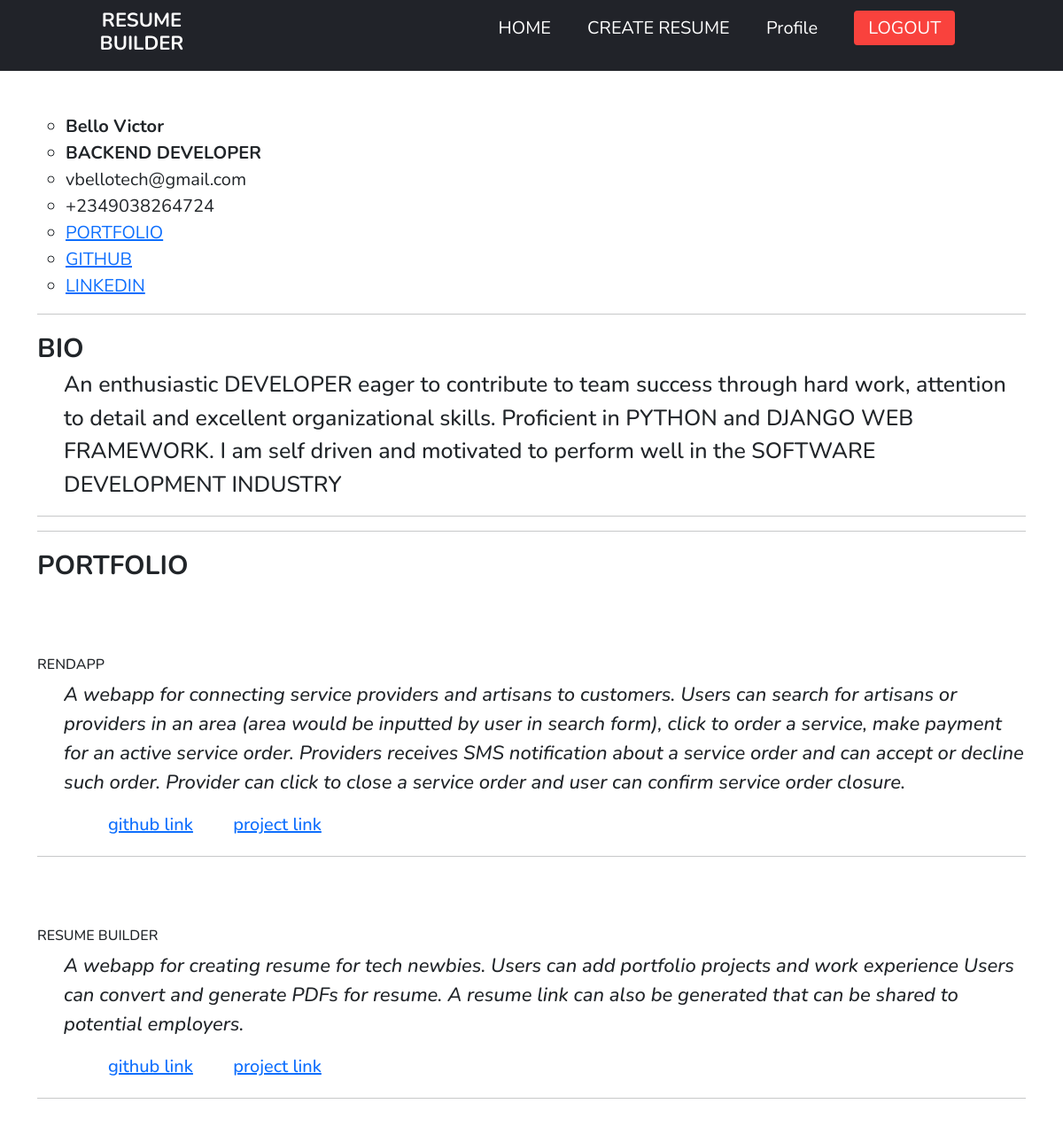
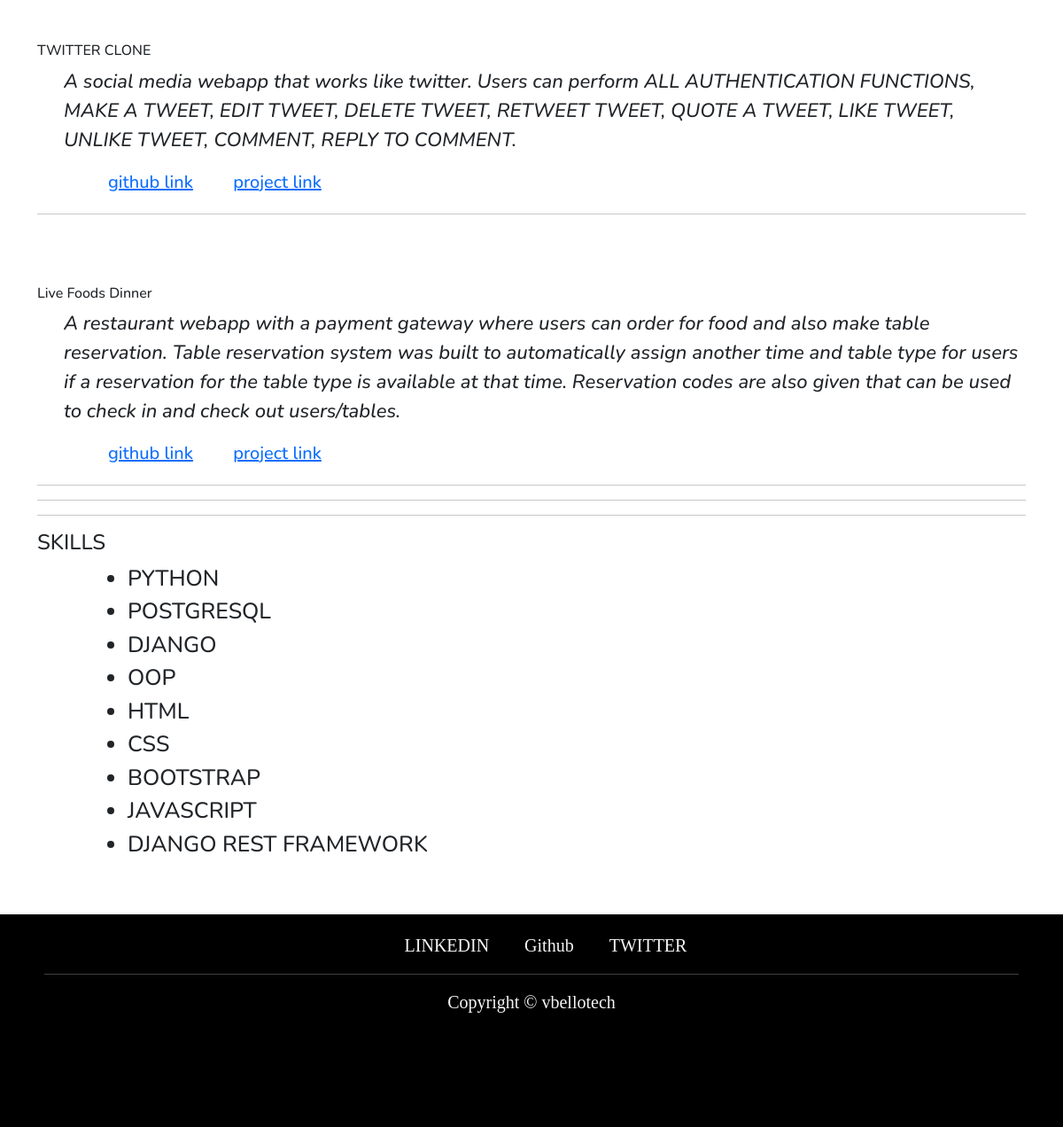
Screenshot of /resume/vbelloresume/BACKEND DEVELOPER/dayssktafnaiwnfksh1a/ with the database file from the repository (2 pictures, top to bottom).
### resume/models.py (models this page shows, shortened)
class Resume(models.Model):
    user = models.ForeignKey('auth.user', on_delete=models.CASCADE)
    name = models.CharField(max_length=60)
    resume_link = models.URLField(blank=True, null=True)
    skills = models.ManyToManyField("Tech", related_name="techskill", blank=True)
    slug = models.SlugField(default=create_code())

class Userprofile(models.Model):
    user = models.OneToOneField('auth.user', on_delete=models.CASCADE)
    phone = PhoneNumberField(blank=True, null=True)
    bio = models.TextField(blank=True, null=True)
    portfolio = models.URLField(blank=True, null=True)
    github = models.URLField(blank=True, null=True)
    linkedin = models.URLField(blank=True, null=True)
    has_profile = models.BooleanField(default=False, blank=True, null=True)
    created_date = models.DateTimeField(default=timezone.now)

class Project(models.Model):
    user = models.ForeignKey('auth.user', on_delete=models.CASCADE)
    resume = models.ForeignKey('Resume', related_name="resume", null=True, on_delete=models.CASCADE)
    name = models.CharField(max_length=60)
    description = models.CharField(max_length=250, blank=False, null=False)
    github = models.URLField(blank=True, null=True)
    link = models.URLField(blank=True, null=True)
    date_added = models.DateTimeField(default=timezone.now)

class Tech(models.Model):
    name = models.CharField(max_length=150, unique=True)
    type = models.CharField(max_length=200, choices=Type_chioce, blank=True, null=True)

### resume/views.py (the view)
# urls.py: path('resume/<str:user>/<str:name>/<str:slug>/', ResumeView.as_view(), name="resume"),
class ResumeView(View):
    def get(self, request, user, name, slug,  *args, **kwargs):
        resume = Resume.objects.get(slug=slug, name=name)
        mainuser = User.objects.get(username=resume.user.username)
        userprofile = Userprofile.objects.get(user=resume.user)
        project = Project.objects.filter(resume=resume)
        work = Work.objects.filter(resume=resume)
        education = Education.objects.filter(resume=resume)
        context =  {
            'user':mainuser,
            'userp':userprofile,
            'resume':resume,
            'projects':project,
            'works':work,
            'education':education,
        }
        return render (self.request, 'resume/resumeview.html', context)

### templates/resume/resumeview.html (shortened to what this page needs)
{% extends 'base.html' %}
{% load static %}
{% block content %}
<br><br>
<div class="container">
        <div class="developer">
            <ul>
                <li class="dev"><b>{{ user.last_name }} {{ user.first_name }}</b></li>
                <li class="dev"><b>{{ resume.name }}</b></li>
                <li>{{ user.email }} </li>
                <li>{{ userp.phone }}</li>
                {% if userp.portfolio %}<li><a href="{{ userp.portfolio }}">PORTFOLIO</a></li>{% endif %}
                <li><a href="{{ userp.github }}">GITHUB </a></li>
                <li><a href="{{ userp.linkedin }}">LINKEDIN</a></li>
            </ul>
        </div>
<hr>
        <div class="resume">
            <span>BIO</span>
            <p>
                  {{ userp.bio|linebreaksbr	}}
            </p>
        </div>
<hr>
<hr>
    {% if projects %}
        <span class="topic">PORTFOLIO</span>
        {% for project in projects %}
        <div class="portfolio">
           <h1>{{ project.name }}</h1>
           <p>
                <em>{{ project.description|linebreaksbr	}}</em>
            </p>
            <div class="pr_li">
                <a href="{{ project.github }}">github link</a>
                {% if project.link %}
                <a href="{{ project.link }}">project link</a>
                {% endif %}
            </div>
        </div>
        <hr>
        {% endfor %}
    {% endif %}
<hr>
<hr>
        <div class="tech">
             <h4>SKILLS </h4>
                <ul>
                    {% for item in resume.skills.all %}
                    <li>{{ item.name }}</li>
                    {% endfor %}
                </ul>
        </div>
    </div>
{% endblock content %}

### templates/base.html (style rules this page uses)
:root { --darkgray: #212329; --brightred: #f9423d; --white: #fff; --lightred: #f9433dcc; }
* { box-sizing: border-box; margin: 0; padding: 0; font-family: "Nunito", sans-serif; }
h1 { text-align: center; align-items: center; margin-top: 80px; font-size: 1em; }
.developer { font-size: 20px; }
.developer ul li { list-style: circle; }
.resume span { font-size: 30px; font-weight: 700; }
.topic { font-size: 30px; font-weight: 700; }
.resume p { font-size: 25px; font-weight: 500; margin-left: 30px; }
.portfolio { margin: 20px 0; }
.portfolio h1 { text-align: left; }
.portfolio p { text-align: left; font-size: 22px; font-weight: 500; margin-left: 30px; }
.portfolio .pr_li { text-align: left; font-size: 20px; font-weight: 500; margin-left: 80px; }
.portfolio .pr_li a { margin-right: 40px; }
.tech ul { text-align: left; font-size: 25px; font-weight: 500; margin-left: 70px; }

### rows the page displays
Resume: name "BACKEND DEVELOPER"
Userprofile: phone "+2349038264724", bio "An enthusiastic DEVELOPER eager to contribute to team success through hard work, attention to detail and excellent organizational skills. Proficient in PYTHON and DJANGO WEB FRAMEWORK. I am self driven and motivated to perform well in the SOFTWARE DEVELOPMENT INDUSTRY"
Project: name "RENDAPP", description "A webapp for connecting service providers and artisans to customers. Users can search for artisans or providers in an area (area would be inputted by user in search form), click to order a service, make payment for an active service order. Providers receives SMS notification about a service order and can accept or decline such order. Provider can click to close a service order and user can confirm service order closure."
Project: name "RESUME BUILDER", description "A webapp for creating resume for tech newbies. Users can add portfolio projects and work experience Users can convert and generate PDFs for resume. A resume link can also be generated that can be shared to potential employers."
Project: name "TWITTER CLONE", description "A social media webapp that works like twitter. Users can perform ALL AUTHENTICATION FUNCTIONS, MAKE A TWEET, EDIT TWEET, DELETE TWEET, RETWEET TWEET, QUOTE A TWEET, LIKE TWEET, UNLIKE TWEET, COMMENT, REPLY TO COMMENT."
Project: name "Live Foods Dinner", description "A restaurant webapp with a payment gateway where users can order for food and also make table reservation. Table reservation system was built to automatically assign another time and table type for users if a reservation for the table type is available at that time. Reservation codes are also given that can be used to check in and check out users/tables."
Tech: name "PYTHON"
Tech: name "POSTGRESQL"
Tech: name "DJANGO"
Tech: name "OOP"
Tech: name "HTML"
Tech: name "CSS"
Tech: name "BOOTSTRAP"
Tech: name "JAVASCRIPT"
Tech: name "DJANGO REST FRAMEWORK"

### other values shown
{{ user.last_name }} "Bello"
{{ user.first_name }} "Victor"
{{ user.email }} "vbellotech@gmail.com"
